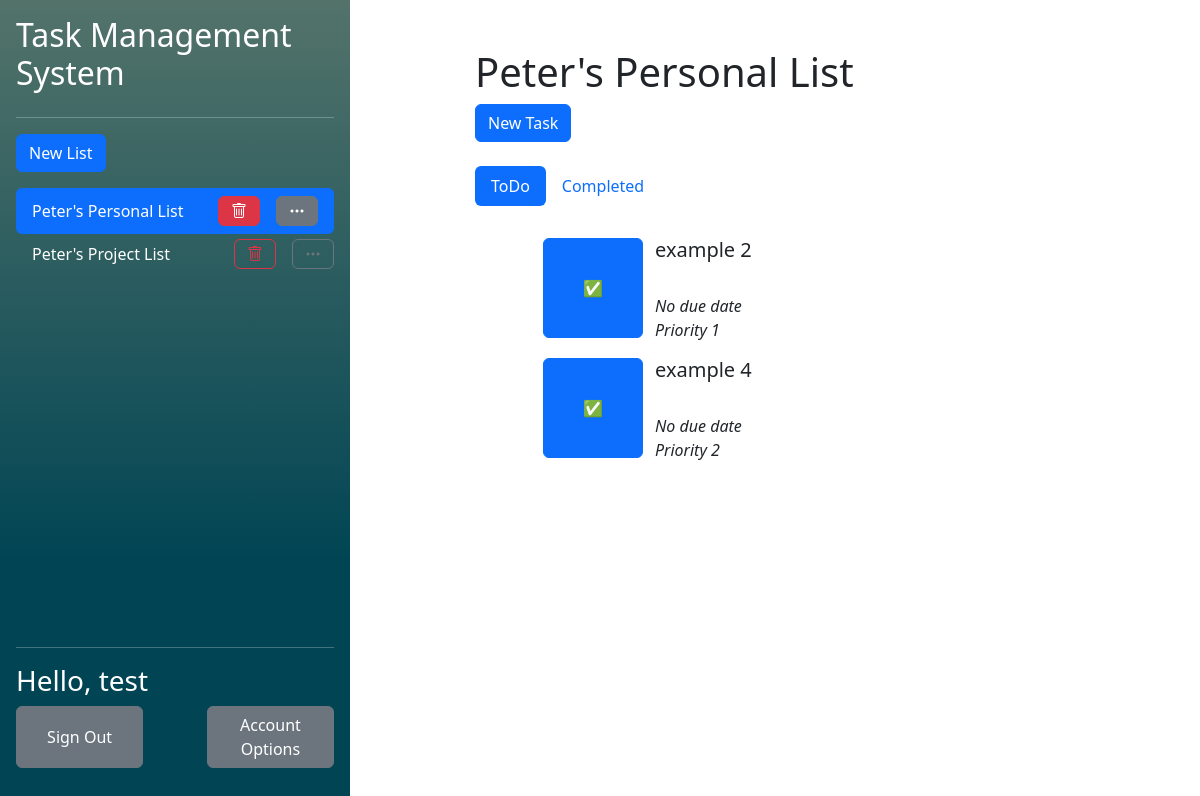
The page /php/index.php?listid=1 (signed in) on the database its author committed.
### tables this page shows
CREATE TABLE "UserLists" (
	"user_id"	TEXT,
	"list_id"	TEXT,
	"collaborator"	INTEGER,
	"observer"	INTEGER,
	PRIMARY KEY("user_id","list_id"),
	FOREIGN KEY("user_id") REFERENCES "Users"("user_id") ON DELETE CASCADE ON UPDATE CASCADE,
	FOREIGN KEY("list_id") REFERENCES "Lists"("list_id") ON DELETE CASCADE ON UPDATE CASCADE
);

CREATE TABLE "Lists"
(
    list_id        INTEGER not null
        primary key autoincrement,
    list_name      TEXT    not null,
    list_completed REAL    not null
);

CREATE TABLE "Tasks" (
	"task_id"	INTEGER NOT NULL,
	"task_name"	TEXT NOT NULL,
	"task_completed"	INTEGER NOT NULL,
	"list_id"	INTEGER NOT NULL,
	"order_in_list"	INTEGER NOT NULL,
	"assigned_collaborator_id"	INTEGER,
	"task_due_date"	INTEGER,
	"task_priority"	INTEGER,
	FOREIGN KEY("assigned_collaborator_id") REFERENCES "Users"("user_id"),
	FOREIGN KEY("list_id") REFERENCES "Lists"("list_id") ON DELETE CASCADE,
	PRIMARY KEY("task_id" AUTOINCREMENT)
);

### php/functions/DatabaseFunctions.php (called while the page is built, shortened)
<?php
function getUIDFromCreds(){
    $db = new SQLite3("../db/database.db");
    $SQL = "SELECT user_id FROM Users WHERE password_hash = :creds";
    $stmt = $db->prepare($SQL);
    $stmt->bindValue(":creds", $_SESSION['credentials'], SQLITE3_TEXT);
    $result = $stmt->execute();
    while($row = $result->fetchArray()){
        $resultArray [] = $row;
    }
    return $resultArray[0]['user_id'];
}
function getListsForUser(){
    $uid = getUIDFromCreds();
    $db = new SQLite3("../db/database.db");
    $SQL = "SELECT list_id FROM  UserLists WHERE user_id = :uid";
    $stmt = $db->prepare($SQL);
    $stmt->bindValue(":uid", $uid, SQLITE3_TEXT);
    $result = $stmt->execute();
    while($row = $result->fetchArray()){
        $resultArray [] = $row;
    }
    return $resultArray;
}
function getListNameFromID($listID){
    $db = new SQLite3("../db/database.db");
    $SQL = "SELECT list_name FROM Lists WHERE list_id = :lid";
    $stmt = $db->prepare($SQL);
    $stmt->bindValue(":lid", $listID, SQLITE3_TEXT);
    $result = $stmt->execute();
    while($row = $result->fetchArray()){
        $resultArray [] = $row;
    }
    return $resultArray;
}
?>

### php/functions/TaskFunctions.php (called while the page is built, shortened)
<?php
function checkUserListAccess($listID, $userID)
{
    $db = new SQLite3("../db/database.db");
    $SQL = "SELECT list_id FROM  UserLists WHERE user_id = :uid AND list_id = :lid";
    $stmt = $db->prepare($SQL);
    $stmt->bindValue(":lid", $listID, SQLITE3_INTEGER);
    $stmt->bindValue(":uid", $userID, SQLITE3_INTEGER);
    $result = $stmt->execute();
    while($row = $result->fetchArray()){
        $resultArray [] = $row;
    }
    if ($listID == $resultArray[0]["list_id"]){
        return true;
    }
}
function getUncompletedTasksFromList($listID){
    $userID = getUIDFromCreds();
    if(!checkUserListAccess($listID, $userID)){
        return false;
    }
    $db = new SQLite3("../db/database.db");
    $SQL = "SELECT * FROM Tasks WHERE list_id = :lid AND task_completed = 0 ORDER BY order_in_list ";
    $stmt = $db->prepare($SQL);
    $stmt->bindValue(":lid", $listID, SQLITE3_INTEGER);
    $result = $stmt->execute();
    while($row = $result->fetchArray()){
        $resultArray [] = $row;
    }
    return $resultArray;
}
?>

### php/components/TaskList.php (the view, shortened to what this page needs)
<h1>
    <?php echo getListNameFromID($_GET['listid'])[0]['list_name']?>
</h1>
<button type="button" class="btn btn-primary" data-bs-toggle="modal" data-bs-target="#NewTaskModal">
    New Task
</button>
<br/><br/>
<div>
    <ul class="nav nav-pills mb-3" id="pills-tab" role="tablist">
        <li class="nav-item" role="presentation">
            <button class="nav-link active" id="pills-todo-tab" data-bs-toggle="pill" data-bs-target="#pills-todo" type="button" role="tab" aria-controls="pills-todo" aria-selected="true">ToDo</button>
        </li>
        <li class="nav-item" role="presentation">
            <button class="nav-link" id="pills-done-tab" data-bs-toggle="pill" data-bs-target="#pills-done" type="button" role="tab" aria-controls="pills-done" aria-selected="false">Completed</button>
        </li>
    </ul>
</div>
<div class="tab-content" id="pills-tabContent">
    <div class="tab-pane fade show active" id="pills-todo" role="tabpanel" aria-labelledby="pills-todo-tab" tabindex="0">
        <div class="p-3">
            <ol>
                <?php
                foreach (getUncompletedTasksFromList($_GET['listid']) as $item):?>
                    <ul>
                        <form class="" action="<?php echo htmlspecialchars($_SERVER["PHP_SELF"])."?taskid=".$item['task_id']."&type=complete&listid=".$_GET['listid'];?>" method="post">
                            <div class="row">
                                <button class='btn btn-primary col' style="flex: none; width: 10%; min-width: 100px; height: 10%; min-height: 100px;" type='submit' name=<?php echo $item['task_id']?>>✅</button>
                                <div class="col">
                                    <h5><?php echo $item['task_name']?></h5>
                                    <br/>
                                    <i><?php if(isset($item['task_due_date'])){
                                            echo "Due ".$item['task_due_date'];
                                        } else {
                                            echo 'No due date';
                                        }?></i> <br/>
                                    <i><?php if(($item['task_priority']) != 0){
                                            echo 'Priority '.$item['task_priority'];
                                        } else {
                                            echo 'No priority';
                                        }?></i>
                                </div>
                            </div>
                        </form>
                    </ul>
                <?php endforeach; ?>
            </ol>
        </div>
    </div>
</div>

### css/css.php
<link href="../css/index.css" rel="stylesheet">

### php/components/pagetop.php (shortened to what this page needs)
<!DOCTYPE html>
<head>
    <?php require "../css/css.php"?>
    <link href="https://cdn.jsdelivr.net/npm/bootstrap@5.3.2/dist/css/bootstrap.min.css" rel="stylesheet">
    <link rel="stylesheet" href="https://cdn.jsdelivr.net/npm/bootstrap-icons@1.11.3/font/bootstrap-icons.min.css">
</head>
<body>

### php/index.php (shortened to what this page needs)
<?php
    require ('functions/DatabaseFunctions.php');
    require ('functions/TaskFunctions.php');
    $name = "test";
?>
<?php require "../css/css.php"?>
<?php require "components/pagetop.php"?>
<main class="d-flex flex-nowrap h-100">
    <div class="d-flex flex-column flex-shrink-0 p-3 background align-items-stretch h-100" style="width: 350px">
        <h2>Task Management System</h2>
        <hr/>
        <?php require 'components/ListList.php'?>
        <div class="mt-auto">
            <hr/>
            <h3>Hello, <?php echo $name?></h3>
            <div class="d-flex flex-row mb-3 justify-content-between">
                <button class="btn btn-secondary" style="width: 40%">Sign Out</button>
                <button class="btn btn-secondary" style="width: 40%">Account Options</button>
            </div>
        </div>
    </div>
    <div class="mx-auto w-50 m-5">
        <?php require 'components/TaskList.php'?>
    </div>
</main>

### php/components/ListList.php (shortened to what this page needs)
<ul class="nav nav-pills flex-column mb-auto overflow-y-auto">
        <li class="hstack gap-3 pb-3">
            <button class="btn btn-primary"  data-bs-toggle="modal" data-bs-target="#NewListModal">New List</button>
        </li>
        <?php
            foreach (getListsForUser() as $listID):
                if($listID[0] == $_GET['listid']):?>
                    <li class="hstack gap-3 nav-link active text-white">
                        <div class="">
                            <?php echo getListNameFromID($listID[0])[0][0]?>
                        </div>
                        <button class="btn btn-danger ms-auto" onclick="location.href='listAction.php?action=delete&listid=<?php echo $_GET["listid"]?>'"><i class="bi bi-trash"></i></button>
                        <button class="btn btn-secondary"  onclick="location.href='modifyList.php?listid=<?php echo $_GET["listid"]?>'"><i class="bi bi-three-dots"></i></button>
                    </li>
                <?php else:?>
                    <li class="hstack gap-3">
                        <div class="nav-link text-white">
                            <a class="navbarList" href="<?php echo "index.php?listid=$listID[0]"?>">
                                <?php echo getListNameFromID($listID[0])[0][0]?>
                            </a>
                        </div>
                        <button class="btn btn-outline-danger ms-auto" onclick="location.href='listAction.php?action=delete&listid=<?php echo $_GET["listid"]?>'"><i class="bi bi-trash"></i></button>
                        <button class="btn btn-outline-secondary" onclick="location.href='modifyList.php?listid=<?php echo $_GET["listid"]?>'"><i class="bi bi-three-dots"></i></button>
                    </li>
                <?php endif;?>
            <?php endforeach;?>
        </ul>

### css/index.css (style rules this page uses)
.background { background-image: linear-gradient(180deg, #53736A 0%, #014554 70%); color: white; }
.navbarList:link { text-decoration: none; color:white; }

### rows shown on the page
userlists: list.list_name "Peter's Personal List"
userlists: list.list_name "Peter's Project List"
lists: list_name "Peter's Personal List"
tasks: task_name "example 2", shows "No due date", task_priority "1"
tasks: task_name "example 4", shows "No due date", task_priority "2"

### other values the page prints
$name "test"
